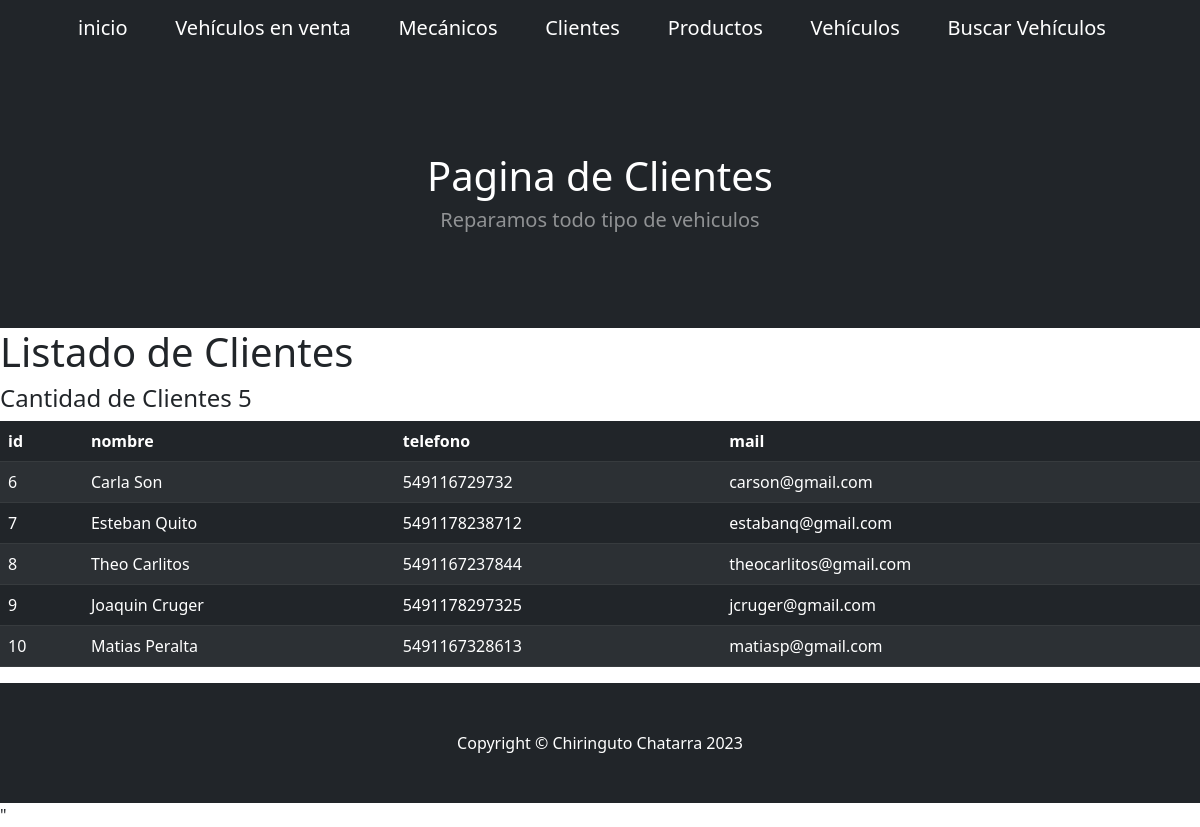
/clientes/, run on the app's committed database.
### aplicacion/models.py (models this page shows, shortened)
class Cliente(models.Model):
    nombre = models.CharField(max_length=50)
    telefono = models.IntegerField()
    mail = models.EmailField()

### aplicacion/views.py (the view)
# urls.py: path('clientes/', clientes, name="clientes" ),
def clientes(request):
    contexto = {'clientes': Cliente.objects.all(), 'titulo' : 'Listado de Clientes'}
    return render(request, "aplicacion/clientes.html", contexto)

### aplicacion/templates/aplicacion/clientes.html
{% extends 'aplicacion/base.html' %}
{% load static %}
{% block titulo %}
    <h1>Pagina de Clientes</h1>
{% endblock titulo %}
{% block contenido %}
    <h1>{{ titulo }}</h1>
    <h4>Cantidad de Clientes {{ clientes|length }}</h4>
    <table class="table table-dark table-striped">
        <thead>
            <tr>
                <th>id</th>
                <th>nombre</th>
                <th>telefono</th>
                <th>mail</th>
            </tr>
        </thead>
        <tbody>
    {% for c in clientes  %}
            <tr>
                <td> {{ c.id }} </td>
                <td> {{ c.nombre }} </td>
                <td> {{ c.telefono }} </td>
                <td> {{ c.mail }} </td>
            </tr>
    {% endfor %}
        </tbody>
</table>
{% endblock contenido %}

### data on the page
Cliente: id "6", nombre "Carla Son", telefono "549116729732", mail "carson@gmail.com"
Cliente: id "7", nombre "Esteban Quito", telefono "5491178238712", mail "estabanq@gmail.com"
Cliente: id "8", nombre "Theo Carlitos", telefono "5491167237844", mail "theocarlitos@gmail.com"
Cliente: id "9", nombre "Joaquin Cruger", telefono "5491178297325", mail "jcruger@gmail.com"
Cliente: id "10", nombre "Matias Peralta", telefono "5491167328613", mail "matiasp@gmail.com"

### other printed values
{{ titulo }} "Listado de Clientes"
{{ clientes|length }} "5"
